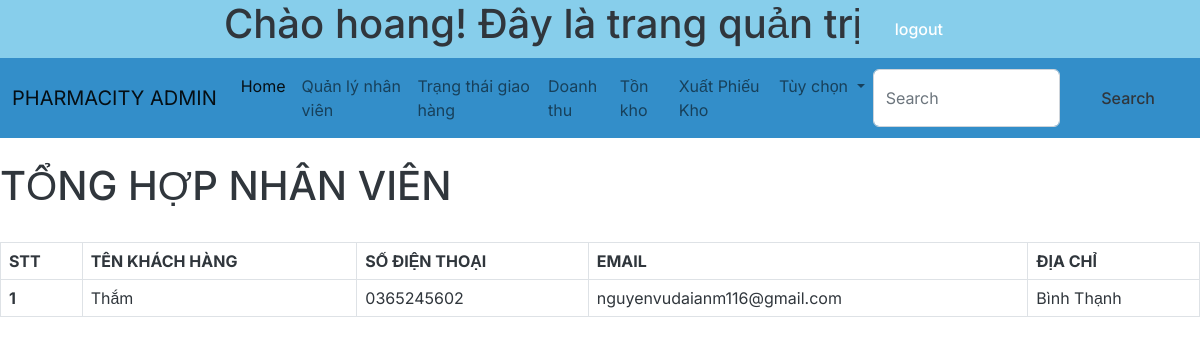
The app's page /admin_employ.php (signed in) with its own data.
### tables this page shows
CREATE TABLE `khachhang` (
  `MaKH` char(5) NOT NULL,
  `TenKH` text NOT NULL,
  `DiaChi` text NOT NULL,
  `SDT` varchar(20) NOT NULL,
  `Diem` float DEFAULT NULL,
  `Email` varchar(50) DEFAULT NULL,
  `Password` varchar(50) DEFAULT NULL,
  `VaiTro` varchar(50) DEFAULT NULL
);

### admin_employ.php (the view, shortened to what this page needs)
<?php
@include 'config.php';
?>
   <?php include_once 'admin_header.php' ?>
   <div id="container1">
    <br>
    <h1>TỔNG HỢP NHÂN VIÊN</h1>
    <br>
   <table class="table table-bordered">
  <thead>
    <tr>
      <th scope="col">STT</th>
      <th scope="col">TÊN KHÁCH HÀNG</th>
      <th scope="col">SỐ ĐIỆN THOẠI</th>
      <th scope="col">EMAIL</th>
      <th scope="col">ĐỊA CHỈ</th>
    </tr>
  </thead>
  <tbody>
    <?php
    $i=1;
    $sql = "SELECT * FROM khachhang WHERE VaiTro = 'employ'";
    $result = $conn->query($sql);
    if ($result->num_rows > 0) {
        while ($row = $result->fetch_assoc()) {
            $TenKH = $row['TenKH'];
            $SDT = $row['SDT'];
            $Email = $row['Email'];
            $DiaChi = $row['DiaChi'];
            echo'
            <tr>
      <th scope="row">'.$i++.'</th>
      <td>'.$TenKH.'</td>
      <td>'.$SDT.'</td>
      <td>'.$Email.'</td>
      <td>'.$DiaChi.'</td>
    </tr>
            ';
        }
    }
    ?>
  </tbody>
</table>
</div>

### css/style.css (style rules this page uses)
#container1 { width: 100%; }

### records on screen
khachhang: TenKH "Thắm", SDT "0365245602", Email "nguyenvudaianm116@gmail.com", DiaChi "Bình Thạnh"

### other values on screen
$_SESSION['admin_name'] "hoang"
